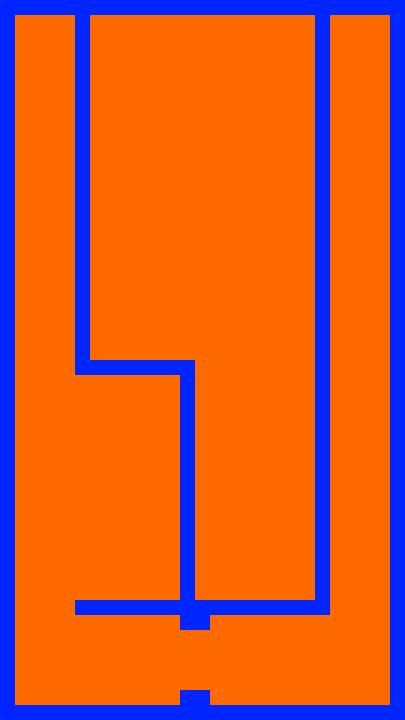

A 2D game scene composited from a Tiled map and its tileset images. What follows is a short description and the map's XML, with every tile layer's data as written:
An orthogonal 27x48 tile map with 15x15 px tiles, 1 tile layer (Tile Layer 1), 4 tilesets and 14 objects.

<map version="1.0" tiledversion="1.1.5" orientation="orthogonal" renderorder="right-down" width="27" height="48" tilewidth="15" tileheight="15" infinite="0" nextobjectid="233">
 <tileset firstgid="1" name="tileset" tilewidth="15" tileheight="15" tilecount="10" columns="10">
  <image source="../gfx/tilesets/blocks.png" width="150" height="15" />
 </tileset>
 <tileset firstgid="11" name="button" tilewidth="15" tileheight="15" tilecount="1" columns="1">
  <image source="../gfx/images/button.png" width="15" height="15" />
 </tileset>
 <tileset firstgid="12" name="turret" tilewidth="15" tileheight="15" tilecount="2" columns="2">
  <image source="../gfx/images/turret.png" width="30" height="15" />
 </tileset>
 <tileset firstgid="14" name="door" tilewidth="30" tileheight="60" tilecount="4" columns="4">
  <image source="../gfx/tilesets/door.png" width="120" height="60" />
 </tileset>
 <layer name="Tile Layer 1" width="27" height="48">
  <data encoding="csv">
8,8,8,8,8,8,8,8,8,8,8,8,8,8,8,8,8,8,8,8,8,8,8,8,8,8,8,
8,4,4,4,4,8,4,4,4,4,4,4,4,4,4,4,4,4,4,4,4,8,4,4,4,4,8,
8,4,4,4,4,8,4,4,4,4,4,4,4,4,4,4,4,4,4,4,4,8,4,4,4,4,8,
8,4,4,4,4,8,4,4,4,4,4,4,4,4,4,4,4,4,4,4,4,8,4,4,4,4,8,
8,4,4,4,4,8,4,4,4,4,4,4,4,4,4,4,4,4,4,4,4,8,4,4,4,4,8,
8,4,4,4,4,8,4,4,4,4,4,4,4,4,4,4,4,4,4,4,4,8,4,4,4,4,8,
8,4,4,4,4,8,4,4,4,4,4,4,4,4,4,4,4,4,4,4,4,8,4,4,4,4,8,
8,4,4,4,4,8,4,4,4,4,4,4,4,4,4,4,4,4,4,4,4,8,4,4,4,4,8,
8,4,4,4,4,8,4,4,4,4,4,4,4,4,4,4,4,4,4,4,4,8,4,4,4,4,8,
8,4,4,4,4,8,4,4,4,4,4,4,4,4,4,4,4,4,4,4,4,8,4,4,4,4,8,
8,4,4,4,4,8,4,4,4,4,4,4,4,4,4,4,4,4,4,4,4,8,4,4,4,4,8,
8,4,4,4,4,8,4,4,4,4,4,4,4,4,4,4,4,4,4,4,4,8,4,4,4,4,8,
8,4,4,4,4,8,4,4,4,4,4,4,4,4,4,4,4,4,4,4,4,8,4,4,4,4,8,
8,4,4,4,4,8,4,4,4,4,4,4,4,4,4,4,4,4,4,4,4,8,4,4,4,4,8,
8,4,4,4,4,8,4,4,4,4,4,4,4,4,4,4,4,4,4,4,4,8,4,4,4,4,8,
8,4,4,4,4,8,4,4,4,4,4,4,4,4,4,4,4,4,4,4,4,8,4,4,4,4,8,
8,4,4,4,4,8,4,4,4,4,4,4,4,4,4,4,4,4,4,4,4,8,4,4,4,4,8,
8,4,4,4,4,8,4,4,4,4,4,4,4,4,4,4,4,4,4,4,4,8,4,4,4,4,8,
8,4,4,4,4,8,4,4,4,4,4,4,4,4,4,4,4,4,4,4,4,8,4,4,4,4,8,
8,4,4,4,4,8,4,4,4,4,4,4,4,4,4,4,4,4,4,4,4,8,4,4,4,4,8,
8,4,4,4,4,8,4,4,4,4,4,4,4,4,4,4,4,4,4,4,4,8,4,4,4,4,8,
8,4,4,4,4,8,4,4,4,4,4,4,4,4,4,4,4,4,4,4,4,8,4,4,4,4,8,
8,4,4,4,4,8,4,4,4,4,4,4,4,4,4,4,4,4,4,4,4,8,4,4,4,4,8,
8,4,4,4,4,8,4,4,4,4,4,4,4,4,4,4,4,4,4,4,4,8,4,4,4,4,8,
8,4,4,4,4,8,8,8,8,8,8,8,8,4,4,4,4,4,4,4,4,8,4,4,4,4,8,
8,4,4,4,4,4,4,4,4,4,4,4,8,4,4,4,4,4,4,4,4,8,4,4,4,4,8,
8,4,4,4,4,4,4,4,4,4,4,4,8,4,4,4,4,4,4,4,4,8,4,4,4,4,8,
8,4,4,4,4,4,4,4,4,4,4,4,8,4,4,4,4,4,4,4,4,8,4,4,4,4,8,
8,4,4,4,4,4,4,4,4,4,4,4,8,4,4,4,4,4,4,4,4,8,4,4,4,4,8,
8,4,4,4,4,4,4,4,4,4,4,4,8,4,4,4,4,4,4,4,4,8,4,4,4,4,8,
8,4,4,4,4,4,4,4,4,4,4,4,8,4,4,4,4,4,4,4,4,8,4,4,4,4,8,
8,4,4,4,4,4,4,4,4,4,4,4,8,4,4,4,4,4,4,4,4,8,4,4,4,4,8,
8,4,4,4,4,4,4,4,4,4,4,4,8,4,4,4,4,4,4,4,4,8,4,4,4,4,8,
8,4,4,4,4,4,4,4,4,4,4,4,8,4,4,4,4,4,4,4,4,8,4,4,4,4,8,
8,4,4,4,4,4,4,4,4,4,4,4,8,4,4,4,4,4,4,4,4,8,4,4,4,4,8,
8,4,4,4,4,4,4,4,4,4,4,4,8,4,4,4,4,4,4,4,4,8,4,4,4,4,8,
8,4,4,4,4,4,4,4,4,4,4,4,8,4,4,4,4,4,4,4,4,8,4,4,4,4,8,
8,4,4,4,4,4,4,4,4,4,4,4,8,4,4,4,4,4,4,4,4,8,4,4,4,4,8,
8,4,4,4,4,4,4,4,4,4,4,4,8,4,4,4,4,4,4,4,4,8,4,4,4,4,8,
8,4,4,4,4,4,4,4,4,4,4,4,8,4,4,4,4,4,4,4,4,8,4,4,4,4,8,
8,4,4,4,4,8,8,8,8,8,8,8,8,8,8,8,8,8,8,8,8,8,4,4,4,4,8,
8,4,4,4,4,4,4,4,4,4,4,4,8,8,4,4,4,4,4,4,4,4,4,4,4,4,8,
8,4,4,4,4,4,4,4,4,4,4,4,4,4,4,4,4,4,4,4,4,4,4,4,4,4,8,
8,4,4,4,4,4,4,4,4,4,4,4,4,4,4,4,4,4,4,4,4,4,4,4,4,4,8,
8,4,4,4,4,4,4,4,4,4,4,4,4,4,4,4,4,4,4,4,4,4,4,4,4,4,8,
8,4,4,4,4,4,4,4,4,4,4,4,4,4,4,4,4,4,4,4,4,4,4,4,4,4,8,
8,4,4,4,4,4,4,4,4,4,4,4,8,8,4,4,4,4,4,4,4,4,4,4,4,4,8,
8,8,8,8,8,8,8,8,8,8,8,8,8,8,8,8,8,8,8,8,8,8,8,8,8,8,8
</data>
 </layer>
 <objectgroup name="collision">
  <object id="75" x="0" y="705" width="405" height="15" />
  <object id="205" x="390" y="15" width="15" height="690" />
  <object id="206" x="315" y="15" width="15" height="600" />
  <object id="209" x="180" y="525" width="15" height="75" />
  <object id="216" x="180" y="615" width="30" height="15" />
  <object id="217" x="180" y="690" width="30" height="15" />
  <object id="224" x="15" y="0" width="390" height="15" />
  <object id="225" x="75" y="600" width="240" height="15" />
  <object id="227" x="0" y="0" width="15" height="705" />
  <object id="230" x="75" y="15" width="15" height="360" />
  <object id="231" x="90" y="360" width="105" height="15" />
  <object id="232" x="180" y="375" width="15" height="150" />
 </objectgroup>
 <objectgroup name="Button">
  <object id="200" gid="11" x="150" y="600" width="15" height="15" />
 </objectgroup>
 <objectgroup name="Turrets" />
 <objectgroup name="Doors">
  <object id="221" gid="14" x="180" y="690" width="30" height="60" />
 </objectgroup>
</map>
